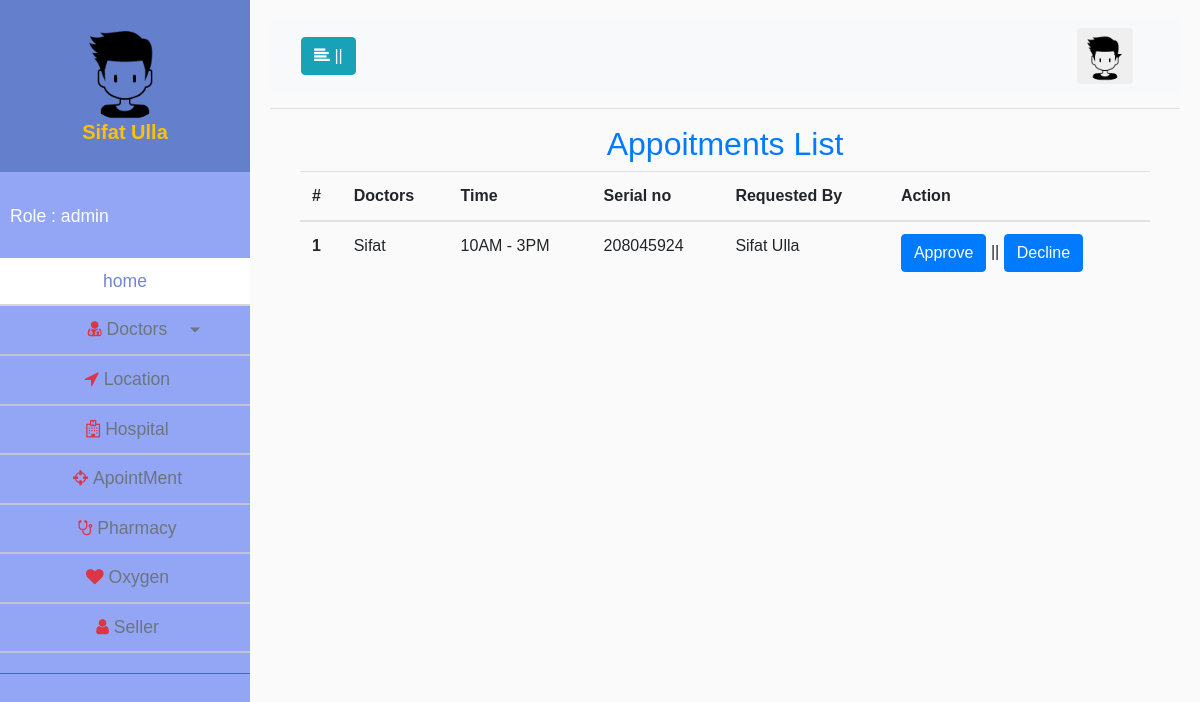
The page /adminpanel/apointment.php (signed in) on the database its author committed.
### tables this page shows
CREATE TABLE `doctors` (
  `doc_id` int(11) NOT NULL,
  `doc_name` varchar(200) NOT NULL,
  `dept_id` varchar(200) NOT NULL,
  `doc_image` varchar(200) NOT NULL,
  `time` varchar(200) NOT NULL,
  `doc_qualification` varchar(200) NOT NULL
);

CREATE TABLE `appoitment` (
  `app_id` int(11) NOT NULL,
  `doctor_id` int(11) NOT NULL,
  `cmr_id` int(11) NOT NULL,
  `serial_no` int(11) NOT NULL,
  `status` tinyint(4) NOT NULL DEFAULT 0
);

CREATE TABLE `customer` (
  `cus_id` int(11) NOT NULL,
  `f_name` varchar(100) NOT NULL,
  `l_name` varchar(100) NOT NULL,
  `avadar` varchar(100) NOT NULL,
  `email` varchar(100) NOT NULL,
  `username` varchar(100) NOT NULL,
  `gender` varchar(10) NOT NULL,
  `phone` varchar(100) NOT NULL,
  `password` varchar(255) NOT NULL
);

### classes/Doctors.php (called while the page is built, shortened)
<?php
 $filepath = realpath(dirname(__FILE__));
 include_once ($filepath.'/../lib/Database.php');
class Doctors
{
	private $db;
	function __construct(){
		$this->db = new Database();
	}
	public function doctorAppoitmentList(){
		$sql ="SELECT * FROM doctors JOIN appoitment ON appoitment.doctor_id = doctors.doc_id JOIN customer ON customer.cus_id = appoitment.cmr_id";
		$fetchAll = $this->db->select($sql);
		 return $fetchAll;
	}
}

### lib/Database.php (called while the page is built, shortened)
<?php
Class Database{
	public $host   = DB_HOST;
	public $user   = DB_USER;
	public $pass   = DB_PASS;
	public $dbname = DB_NAME;
	public $link;
	private function connectDB(){
	$this->link = new mysqli($this->host, $this->user, $this->pass, $this->dbname);
 }
	public function select($query){
		$result = $this->link->query($query) or die($this->link->error.__LINE__);
		if($result->num_rows > 0){
			return $result;
		} else {
			return false;
		}
	}
}

### adminpanel/apointment.php (the view)
<?php include "inc/header.php";
 ?>
		<div class="container-fluid">
			<div class="container">
				<div class="row">
					<div class="col-md-12 mx-auto">
						<h2 class="text-center text-primary">Appoitments List</h2>
						<table class="table table-hover">
						  <thead>
						    <tr>
						      <th scope="col">#</th>
						      <th scope="col">Doctors</th>
						      <th scope="col">Time</th>
						      <th scope="col">Serial no</th>
						      <th scope="col">Requested By</th>
						      <th scope="col">Action</th>
						    </tr>
						  </thead>
						  <tbody>
						  	<?php
						  		$rst = $Doctors->doctorAppoitmentList();
						  		if ($rst) {
						  			while($value = $rst->fetch_assoc()){
						  		?>
						    <tr>
						      <th scope="row">1</th>
						      <td><?php echo $value['doc_name']; ?></td>
						      <td><?php echo $value['time']; ?></td>
						      <td><?php echo $value['serial_no']; ?></td>
						      <td><?php echo $value['f_name']. " " . $value['l_name']; ?></td>
						      <td id="rep_<?php echo $value['app_id']; ?>"><?php
						      		if ($value['status'] == 0) {
						      			echo '<button class="btn btn-primary approve" id="'.$value['app_id'].'">Approve</button> || <button class="btn btn-primary unapprove" id="'.$value['app_id'].'">Decline</button>' ;
						      		} elseif($value['status'] == 1) {
						      			echo "<h4 class='text-success'>Approved</h2>";
						      		}else{
						      			echo "<h4 class='text-success'>Declined</h2>";
						      		}
						       ?></td>
						    </tr>
						    <?php 	}
						  		}
						  	 ?>
						  </tbody>
						</table>
					</div>
				</div>
			</div>
		</div>
<?php include "inc/footer.php";
 ?>

### css/style.css (style rules this page uses)
body { font-family: 'Poppins', sans-serif; background: #fafafa; }

### rows shown on the page
doctors: doc_name "Sifat", time "10AM - 3PM", appoitment.serial_no "208045924", customer.f_name "Sifat", customer.l_name "Ulla"

### other values the page prints
$_SESSION['f_name'] "Sifat"
$_SESSION['l_name'] "Ulla"
